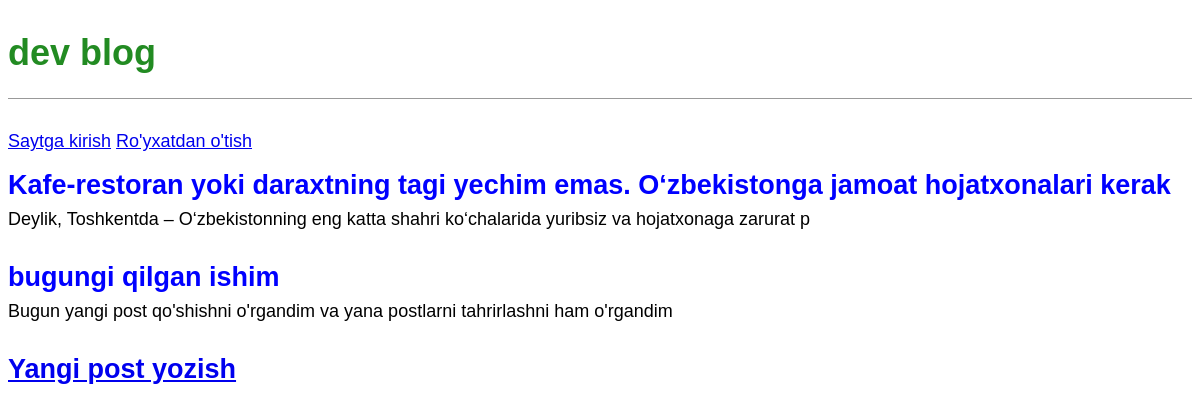
The app's page /, older data.
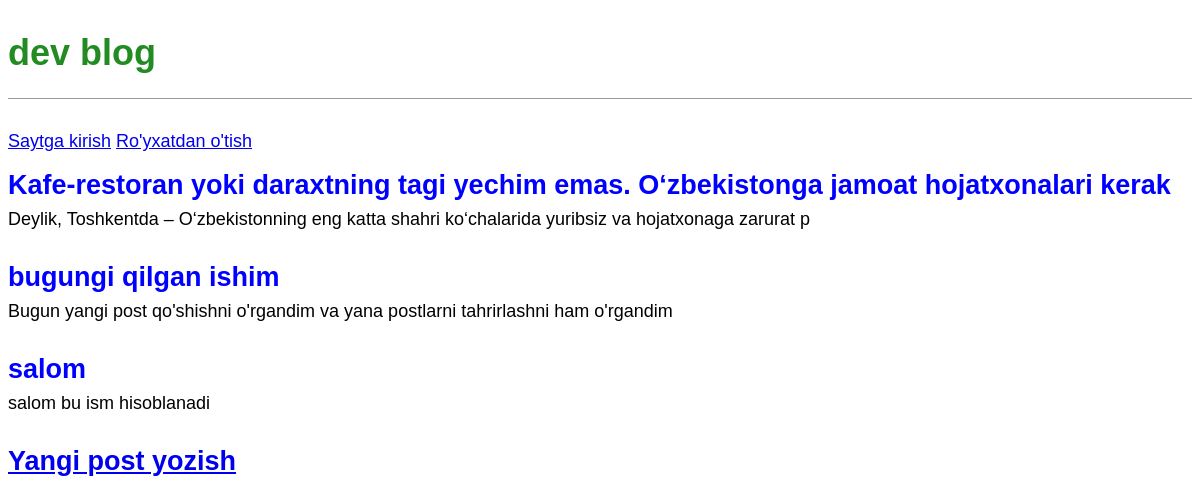
The same page, newer data.
### blog/models.py (models this page shows, shortened)
class Post(models.Model):
    title = models.CharField(max_length=200)
    author = models.ForeignKey(
        'auth.User',
        on_delete=models.CASCADE
    )
    body = models.TextField()

### blog/views.py (the view)
# urls.py: path('', BlogPostView.as_view(), name='home'),
class BlogPostView(ListView):
    model = Post
    template_name = 'home.html'

### templates/home.html
{% extends 'base.html' %}
{% block content %}
    {% for post in object_list %}
        <div class="post-entry">
            <h2><a href="{% url 'post_detail' post.pk %}">{{ post.title }}</a></h2>
            <p>{{ post.body | slice:":100" }}</p>
        </div>
    {% endfor %}
{% endblock content %}

Row changes from the older to the newer data that the page shows:
added Post: title "salom", body "salom bu ism hisoblanadi"
